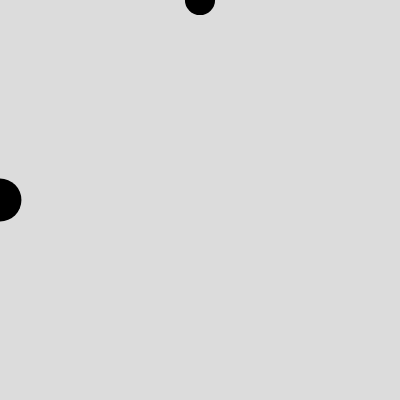
Frame 1 (no input)
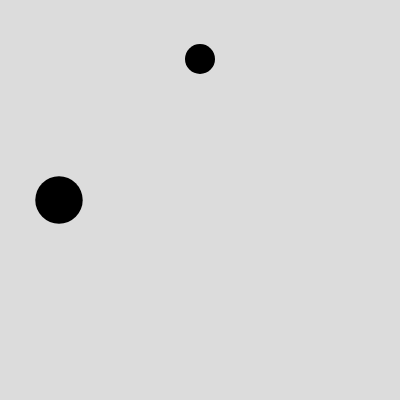
Frame 60 (no input)
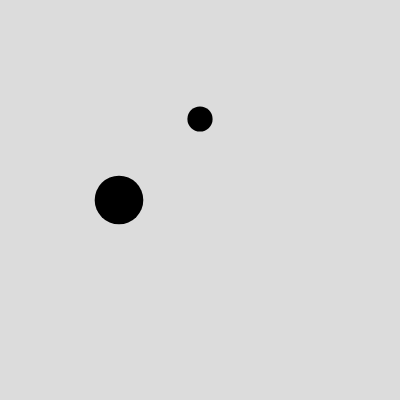
Frame 120 (the mouse pressed at the canvas centre since frame 60)

The p5.js sketch that drew these frames (run headless with seeded random() and noise() and a simulated clock; from frame 60 on, the mouse is pressed at the canvas centre):

// p5.js sketch
// ── sketch.js
// DM2008 — Activity 2a [Guided]
// Mode Switch (20 min)
//
// Keys 1, 2, 3 switch between modes — each one changes the background color.
// Try extending each mode to also change the fill, size, or speed of the ellipse.
// Keep it simple: one clear change per mode that's easy to see on screen.
//
// Stretch: add a 4th mode, or make the ellipse change shape between modes.

let x = 0;
let y = 0;// ellipse x-position
let size = 50;   // ellipse size
let bgColor;     // background color, changed by key presses

function setup() {
  createCanvas(400, 400);
  bgColor = color(220);
}

function draw() {
  background(bgColor);
  noStroke();
  // --- Your if/else goes here ---
  // Try swapping this out for your own rule.
  if (mouseIsPressed ) {
4
    switch(key){
      case '1':
        fill(158, 196, 232); 
        break;
      case '2':
        fill(158, 232, 195);
        break;
      case '3':
        fill(232, 217, 158);
        break;
    }
    
  } else {
    fill(0);
  }

  // Draw the ellipse at its current position
  ellipse(x, height / 2, random(size/2,size));
  ellipse(width/2, y, random(size/2,size));
  

  // Move the ellipse
  if (keyPressed && key == "s"){
    x+=30;
    y+=30;
    
  }else{
    x+=1;
    y+=1;
    }
  //x += 1;

  // Wrap around when it exits the right edge
  if (x > width + size / 2 + 1) {
    x = -1;
  }
  if (y > height + size / 2 + 1) {
    y = -1;
  }
}

// Keys 1, 2, 3 change the background color — this is your mode switch
function keyPressed() {
  switch (key) {
    case "s":
      x+=30;
      break
    case "q":
      bgColor = color(200, 100, 100);
      break; // red
    case "w":
      bgColor = color(100, 200, 100);
      break; // green
    case "e":
      bgColor = color(100, 100, 200);
      break; // blue
    default:
      bgColor = color(220); // grey
  }
}
